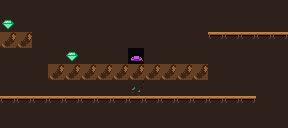

This is a level from a 2D game, rendered from its Tiled map with the project's own tilesets. A one-line summary and the complete map file follow:
An orthogonal 18x8 tile map with 16x16 px tiles, 1 tile layer (Tiles).

<map version="1.10" tiledversion="1.11.2" orientation="orthogonal" renderorder="right-down" width="18" height="8" tilewidth="16" tileheight="16" infinite="0" nextlayerid="4" nextobjectid="1">
  <properties>
    <property name="tier" value="0" type="int" />
    <property name="name" value="chunk05" />
  </properties>
  <tileset firstgid="1" source="../cells.tsx" />
  <layer id="1" name="Tiles" width="18" height="8">
    <data encoding="csv">
1,1,1,1,1,1,1,1,1,1,1,1,1,1,1,1,1,1,
7,1,1,1,1,1,1,1,1,1,1,1,1,1,1,1,1,1,
2,2,1,1,1,1,1,1,1,1,1,1,1,4,4,4,4,4,
1,1,1,1,8,1,1,1,11,1,1,1,1,1,1,1,1,1,
1,1,1,2,2,2,2,2,2,2,2,2,2,1,1,1,1,1,
1,1,1,1,1,1,1,1,14,1,1,1,1,1,1,1,1,1,
4,4,4,4,4,4,4,4,4,4,4,4,4,4,4,4,1,1,
1,1,1,1,1,1,1,1,1,1,1,1,1,1,1,1,1,1
</data>
  </layer>
</map>
